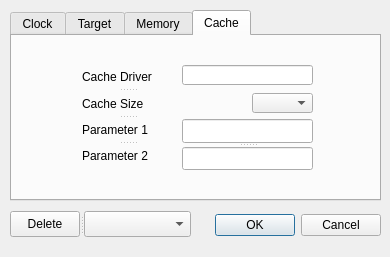
<?xml version="1.0" encoding="UTF-8"?>
<ui version="4.0">
 <class>Hardware</class>
 <widget class="QDialog" name="Hardware">
  <property name="geometry">
   <rect>
    <x>0</x>
    <y>0</y>
    <width>390</width>
    <height>257</height>
   </rect>
  </property>
  <property name="windowTitle">
   <string>Hardware Configuration</string>
  </property>
  <widget class="QDialogButtonBox" name="buttonBox">
   <property name="geometry">
    <rect>
     <x>210</x>
     <y>210</y>
     <width>171</width>
     <height>31</height>
    </rect>
   </property>
   <property name="orientation">
    <enum>Qt::Horizontal</enum>
   </property>
   <property name="standardButtons">
    <set>QDialogButtonBox::Cancel|QDialogButtonBox::Ok</set>
   </property>
  </widget>
  <widget class="QTabWidget" name="tabWidget">
   <property name="geometry">
    <rect>
     <x>10</x>
     <y>10</y>
     <width>371</width>
     <height>191</height>
    </rect>
   </property>
   <property name="currentIndex">
    <number>3</number>
   </property>
   <widget class="QWidget" name="tab">
    <attribute name="title">
     <string>Clock</string>
    </attribute>
    <widget class="QSplitter" name="splitter_9">
     <property name="geometry">
      <rect>
       <x>70</x>
       <y>80</y>
       <width>221</width>
       <height>21</height>
      </rect>
     </property>
     <property name="orientation">
      <enum>Qt::Vertical</enum>
     </property>
     <widget class="QSplitter" name="splitter_2">
      <property name="orientation">
       <enum>Qt::Horizontal</enum>
      </property>
      <widget class="QLabel" name="labelClockMode">
       <property name="text">
        <string>Clock Mode</string>
       </property>
      </widget>
      <widget class="QComboBox" name="comboBoxClkMode">
       <property name="sizePolicy">
        <sizepolicy hsizetype="Minimum" vsizetype="Fixed">
         <horstretch>0</horstretch>
         <verstretch>0</verstretch>
        </sizepolicy>
       </property>
       <property name="minimumSize">
        <size>
         <width>120</width>
         <height>0</height>
        </size>
       </property>
       <property name="maximumSize">
        <size>
         <width>120</width>
         <height>16777215</height>
        </size>
       </property>
      </widget>
     </widget>
    </widget>
    <widget class="QSplitter" name="splitter_4">
     <property name="geometry">
      <rect>
       <x>70</x>
       <y>40</y>
       <width>221</width>
       <height>23</height>
      </rect>
     </property>
     <property name="orientation">
      <enum>Qt::Horizontal</enum>
     </property>
     <widget class="QLabel" name="labelClkFreq">
      <property name="text">
       <string>CLKFREQ</string>
      </property>
     </widget>
     <widget class="QLineEdit" name="lineEditClkFreq">
      <property name="sizePolicy">
       <sizepolicy hsizetype="Fixed" vsizetype="Fixed">
        <horstretch>0</horstretch>
        <verstretch>0</verstretch>
       </sizepolicy>
      </property>
      <property name="minimumSize">
       <size>
        <width>120</width>
        <height>0</height>
       </size>
      </property>
      <property name="maximumSize">
       <size>
        <width>120</width>
        <height>16777215</height>
       </size>
      </property>
     </widget>
    </widget>
   </widget>
   <widget class="QWidget" name="Target">
    <attribute name="title">
     <string>Target</string>
    </attribute>
    <widget class="QSplitter" name="splitter_8">
     <property name="geometry">
      <rect>
       <x>70</x>
       <y>30</y>
       <width>211</width>
       <height>21</height>
      </rect>
     </property>
     <property name="orientation">
      <enum>Qt::Horizontal</enum>
     </property>
     <widget class="QLabel" name="labelBaudrate">
      <property name="text">
       <string> Baudrate</string>
      </property>
     </widget>
     <widget class="QComboBox" name="comboBoxBaudrate">
      <property name="sizePolicy">
       <sizepolicy hsizetype="Maximum" vsizetype="Fixed">
        <horstretch>0</horstretch>
        <verstretch>0</verstretch>
       </sizepolicy>
      </property>
      <property name="maximumSize">
       <size>
        <width>100</width>
        <height>16777215</height>
       </size>
      </property>
     </widget>
    </widget>
    <widget class="QSplitter" name="splitter_7">
     <property name="geometry">
      <rect>
       <x>74</x>
       <y>70</y>
       <width>201</width>
       <height>61</height>
      </rect>
     </property>
     <property name="orientation">
      <enum>Qt::Horizontal</enum>
     </property>
     <widget class="QSplitter" name="splitter_6">
      <property name="orientation">
       <enum>Qt::Vertical</enum>
      </property>
      <widget class="QLabel" name="labelRxPin">
       <property name="sizePolicy">
        <sizepolicy hsizetype="Minimum" vsizetype="Preferred">
         <horstretch>0</horstretch>
         <verstretch>0</verstretch>
        </sizepolicy>
       </property>
       <property name="text">
        <string>Serial Port Rx Pin</string>
       </property>
      </widget>
      <widget class="QLabel" name="labelTxPin">
       <property name="sizePolicy">
        <sizepolicy hsizetype="Minimum" vsizetype="Preferred">
         <horstretch>0</horstretch>
         <verstretch>0</verstretch>
        </sizepolicy>
       </property>
       <property name="text">
        <string>Serial Port Tx Pin</string>
       </property>
      </widget>
      <widget class="QLabel" name="labelTvPin">
       <property name="sizePolicy">
        <sizepolicy hsizetype="Fixed" vsizetype="Preferred">
         <horstretch>0</horstretch>
         <verstretch>0</verstretch>
        </sizepolicy>
       </property>
       <property name="toolTip">
        <string/>
       </property>
       <property name="text">
        <string>Loader Status TV Pin</string>
       </property>
      </widget>
     </widget>
     <widget class="QSplitter" name="splitter_5">
      <property name="orientation">
       <enum>Qt::Vertical</enum>
      </property>
      <widget class="QLineEdit" name="lineEditRxPin">
       <property name="sizePolicy">
        <sizepolicy hsizetype="Fixed" vsizetype="Fixed">
         <horstretch>0</horstretch>
         <verstretch>0</verstretch>
        </sizepolicy>
       </property>
       <property name="minimumSize">
        <size>
         <width>30</width>
         <height>0</height>
        </size>
       </property>
       <property name="maximumSize">
        <size>
         <width>30</width>
         <height>16777215</height>
        </size>
       </property>
       <property name="text">
        <string>31</string>
       </property>
       <property name="alignment">
        <set>Qt::AlignCenter</set>
       </property>
      </widget>
      <widget class="QLineEdit" name="lineEditTxPin">
       <property name="sizePolicy">
        <sizepolicy hsizetype="Fixed" vsizetype="Fixed">
         <horstretch>0</horstretch>
         <verstretch>0</verstretch>
        </sizepolicy>
       </property>
       <property name="minimumSize">
        <size>
         <width>30</width>
         <height>0</height>
        </size>
       </property>
       <property name="maximumSize">
        <size>
         <width>30</width>
         <height>16777215</height>
        </size>
       </property>
       <property name="text">
        <string>30</string>
       </property>
       <property name="alignment">
        <set>Qt::AlignCenter</set>
       </property>
      </widget>
      <widget class="QLineEdit" name="lineEditTvPin">
       <property name="sizePolicy">
        <sizepolicy hsizetype="Fixed" vsizetype="Fixed">
         <horstretch>0</horstretch>
         <verstretch>0</verstretch>
        </sizepolicy>
       </property>
       <property name="minimumSize">
        <size>
         <width>30</width>
         <height>0</height>
        </size>
       </property>
       <property name="maximumSize">
        <size>
         <width>30</width>
         <height>16777215</height>
        </size>
       </property>
       <property name="toolTip">
        <string/>
       </property>
       <property name="text">
        <string>12</string>
       </property>
       <property name="alignment">
        <set>Qt::AlignCenter</set>
       </property>
      </widget>
     </widget>
    </widget>
   </widget>
   <widget class="QWidget" name="Memory">
    <attribute name="title">
     <string>Memory</string>
    </attribute>
    <widget class="QSplitter" name="splitter_11">
     <property name="geometry">
      <rect>
       <x>70</x>
       <y>30</y>
       <width>111</width>
       <height>101</height>
      </rect>
     </property>
     <property name="orientation">
      <enum>Qt::Vertical</enum>
     </property>
     <widget class="QLabel" name="labelCodeMem">
      <property name="text">
       <string>Code Memory</string>
      </property>
     </widget>
     <widget class="QLabel" name="labelDataMem">
      <property name="text">
       <string>Data Memory</string>
      </property>
     </widget>
     <widget class="QLabel" name="labelExtFlashSize">
      <property name="text">
       <string>External Flash Size</string>
      </property>
     </widget>
     <widget class="QLabel" name="labelExtRamSize">
      <property name="text">
       <string>External RAM Size</string>
      </property>
     </widget>
    </widget>
    <widget class="QSplitter" name="splitter_10">
     <property name="geometry">
      <rect>
       <x>210</x>
       <y>30</y>
       <width>91</width>
       <height>101</height>
      </rect>
     </property>
     <property name="orientation">
      <enum>Qt::Vertical</enum>
     </property>
     <widget class="QComboBox" name="comboBoxCodeMemory"/>
     <widget class="QComboBox" name="comboBoxDataMemory"/>
     <widget class="QComboBox" name="comboBoxExternalFlashSize"/>
     <widget class="QComboBox" name="comboBoxExternalRamSize"/>
    </widget>
   </widget>
   <widget class="QWidget" name="tabCache">
    <attribute name="title">
     <string>Cache</string>
    </attribute>
    <widget class="QLineEdit" name="lineEditCacheDriver">
     <property name="geometry">
      <rect>
       <x>170</x>
       <y>29</y>
       <width>131</width>
       <height>20</height>
      </rect>
     </property>
    </widget>
    <widget class="QSplitter" name="splitter_12">
     <property name="geometry">
      <rect>
       <x>170</x>
       <y>83</y>
       <width>131</width>
       <height>51</height>
      </rect>
     </property>
     <property name="orientation">
      <enum>Qt::Vertical</enum>
     </property>
     <widget class="QLineEdit" name="lineEditCacheParm1"/>
     <widget class="QLineEdit" name="lineEditCacheParm2"/>
    </widget>
    <widget class="QSplitter" name="splitter_13">
     <property name="geometry">
      <rect>
       <x>70</x>
       <y>30</y>
       <width>91</width>
       <height>101</height>
      </rect>
     </property>
     <property name="orientation">
      <enum>Qt::Vertical</enum>
     </property>
     <widget class="QLabel" name="labelCacheDriver">
      <property name="text">
       <string>Cache Driver</string>
      </property>
     </widget>
     <widget class="QLabel" name="labelCacheSize">
      <property name="text">
       <string>Cache Size</string>
      </property>
     </widget>
     <widget class="QLabel" name="labelCacheParm1">
      <property name="text">
       <string>Parameter 1</string>
      </property>
     </widget>
     <widget class="QLabel" name="labelCacheParm2">
      <property name="text">
       <string>Parameter 2</string>
      </property>
     </widget>
    </widget>
    <widget class="QComboBox" name="comboBoxCacheSize">
     <property name="geometry">
      <rect>
       <x>240</x>
       <y>57</y>
       <width>61</width>
       <height>20</height>
      </rect>
     </property>
    </widget>
   </widget>
  </widget>
  <widget class="QSplitter" name="splitter">
   <property name="geometry">
    <rect>
     <x>10</x>
     <y>211</y>
     <width>181</width>
     <height>26</height>
    </rect>
   </property>
   <property name="sizePolicy">
    <sizepolicy hsizetype="Preferred" vsizetype="Preferred">
     <horstretch>0</horstretch>
     <verstretch>0</verstretch>
    </sizepolicy>
   </property>
   <property name="minimumSize">
    <size>
     <width>0</width>
     <height>21</height>
    </size>
   </property>
   <property name="maximumSize">
    <size>
     <width>16777215</width>
     <height>16777215</height>
    </size>
   </property>
   <property name="orientation">
    <enum>Qt::Horizontal</enum>
   </property>
   <widget class="QPushButton" name="pushButtonDelete">
    <property name="sizePolicy">
     <sizepolicy hsizetype="Maximum" vsizetype="Fixed">
      <horstretch>0</horstretch>
      <verstretch>0</verstretch>
     </sizepolicy>
    </property>
    <property name="maximumSize">
     <size>
      <width>70</width>
      <height>16777215</height>
     </size>
    </property>
    <property name="toolTip">
     <string>Delete Selected Type</string>
    </property>
    <property name="text">
     <string>Delete</string>
    </property>
   </widget>
   <widget class="QComboBox" name="comboBoxBoard">
    <property name="sizePolicy">
     <sizepolicy hsizetype="Minimum" vsizetype="Fixed">
      <horstretch>0</horstretch>
      <verstretch>0</verstretch>
     </sizepolicy>
    </property>
    <property name="minimumSize">
     <size>
      <width>100</width>
      <height>0</height>
     </size>
    </property>
    <property name="toolTip">
     <string>Hardware Type</string>
    </property>
   </widget>
  </widget>
 </widget>
 <resources/>
 <connections>
  <connection>
   <sender>buttonBox</sender>
   <signal>accepted()</signal>
   <receiver>Hardware</receiver>
   <slot>accept()</slot>
   <hints>
    <hint type="sourcelabel">
     <x>248</x>
     <y>254</y>
    </hint>
    <hint type="destinationlabel">
     <x>157</x>
     <y>274</y>
    </hint>
   </hints>
  </connection>
  <connection>
   <sender>buttonBox</sender>
   <signal>rejected()</signal>
   <receiver>Hardware</receiver>
   <slot>reject()</slot>
   <hints>
    <hint type="sourcelabel">
     <x>316</x>
     <y>260</y>
    </hint>
    <hint type="destinationlabel">
     <x>286</x>
     <y>274</y>
    </hint>
   </hints>
  </connection>
 </connections>
</ui>
